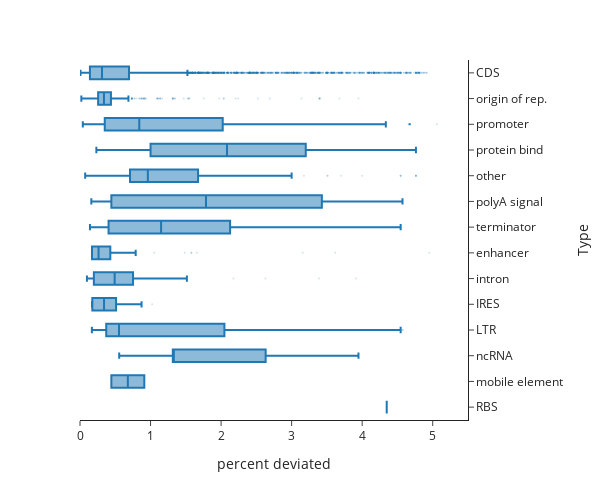

Notebook source saved alongside this figure:
### Code cell
x = df_list_full.loc[df_list_full['is_canon_seq'] == False,:].copy(deep = True)
x = x[['Type','sseqid','subgroup_id','percent identity updated', 'percent match length updated', 'full length of feature in db']].drop_duplicates()
x['num diff'] = round(x['full length of feature in db'] - (((x['percent identity updated']/100)) * x['full length of feature in db']))
x['num diff'] = x['num diff'].replace(0,1)
x['percent deviated'] = x['num diff'] / x['full length of feature in db'] * 100
x[['Type','sseqid','subgroup_id','percent deviated']]


plotting_3 = x[['Type','sseqid','subgroup_id','percent deviated']].drop_duplicates()
#plotting_3 = plotting_3[['Type','sseqid','num_of_unique_subgroups','subgroup_id']].drop_duplicates()

plotting_3 = plotting_3.loc[plotting_3['Type'] != 'gene',:]

convert = {
 'oriT':'rep_origin', 
 'misc_RNA':'ncRNA', 
 'repeat_region':"misc_feature", 
 'misc_recomb':"misc_feature", 
 'tRNA':'ncRNA', 
 "5'UTR":"misc_feature", 
 "3'UTR":"misc_feature", 
 'sig_peptide':"misc_feature",
 }
plotting_3['Type'] = plotting_3['Type'].replace(convert)
plotting_3.loc[plotting_3['sseqid'].str.contains("WPRE"), 'Type'] = 'enhancer'
plotting_3.loc[plotting_3['sseqid'].str.contains("CEN___ARS"), 'Type'] = 'rep_origin'
plotting_3.loc[plotting_3['sseqid'].str.contains("IRES"), 'Type'] = 'IRES'
#plotting_3.loc[plotting_3['sseqid'].str.contains("MCS"), 'Type'] = 'MCS'
plotting_3.loc[plotting_3['sseqid'].str.contains("HIV_1_Psi"), 'Type'] = 'ncRNA'

plotting_3['Type'] = plotting_3['Type'].replace({"misc_feature":"other"})



# plotting_3 = plotting_3[['Type']].value_counts().reset_index()
# plotting_3 = plotting_3.rename(columns={0:'unique observations'})

plotting_3['Type'] = plotting_3['Type'].replace({"rep_origin":"origin of rep."})
plotting_3['Type'] = plotting_3['Type'].str.replace("_"," ")


fig = px.box(plotting_3,
       x='percent deviated',
       y='Type',
       template="simple_white",
       range_x=[0,5.5],
       height=500,
       width=600,
)

fig.update_yaxes(categoryorder='array', categoryarray=col_order[::-1])
fig.update_traces(marker=dict(size=2,opacity=0.2))
fig.update_layout(yaxis={'side': 'right'})

# fig.write_image("../out_data/figures/total_variant_percent_deviated.svg")
fig

### Figure 1 — Plotly figure (JSON) as saved in the notebook; plotly's stock layout.template omitted (floating-point values rounded to 4 significant figures; data arrays with more than 128 entries replaced by an {"elided": "..."} marker saying what was removed)
{"data": [{"alignmentgroup": "True", "hovertemplate": "percent deviated=%{x}<br>Type=%{y}<extra></extra>", "legendgroup": "", "marker": {"color": "#1F77B4", "opacity": 0.2, "size": 2}, "name": "", "notched": false, "offsetgroup": "", "orientation": "h", "showlegend": false, "type": "box", "x": {"elided": "12843 float values"}, "x0": " ", "xaxis": "x", "y": {"elided": "12843 str values"}, "y0": " ", "yaxis": "y"}], "layout": {"boxmode": "group", "height": 500, "legend": {"tracegroupgap": 0}, "margin": {"t": 60}, "width": 600, "xaxis": {"anchor": "y", "domain": [0, 1], "range": [0, 5.5], "title": {"text": "percent deviated"}}, "yaxis": {"anchor": "x", "categoryarray": ["RBS", "mobile element", "ncRNA", "LTR", "IRES", "intron", "enhancer", "terminator", "polyA signal", "other", "protein bind", "promoter", "origin of rep.", "CDS"], "categoryorder": "array", "domain": [0, 1], "side": "right", "title": {"text": "Type"}}}}
